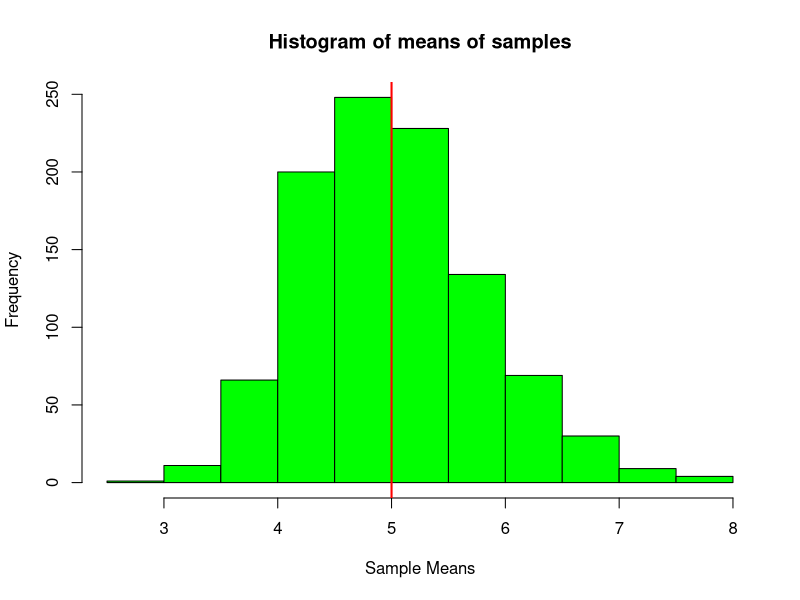
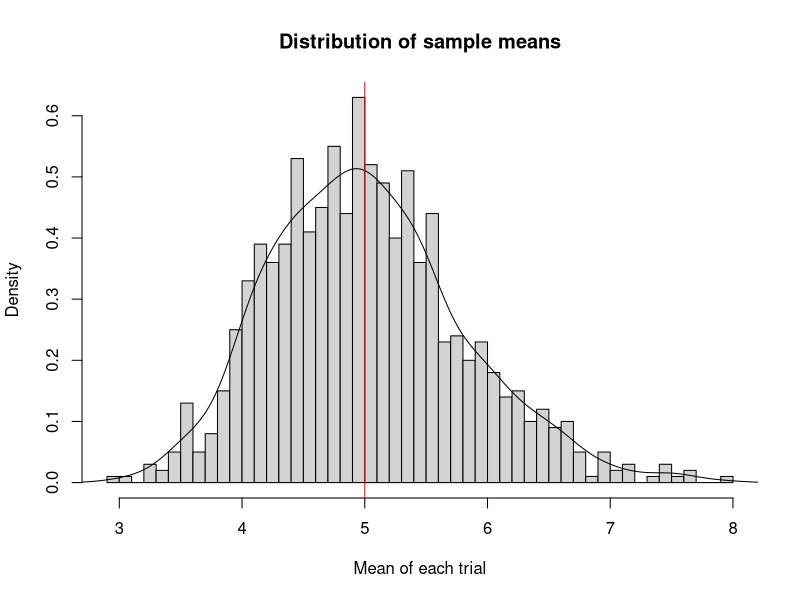

Reproduce these figures in R, in order.
## ---- chunk 1
knitr::opts_chunk$set(echo = TRUE)
## ---- chunk 2
set.seed(800)
n<-1000
samplesize<-40
lambda<-0.2
mns<-vector()
for(i in 1:n){
  mns<-c(mns,mean(rexp(samplesize,rate=lambda)))
}
tmean<-1/lambda
smean<-mean(mns)
hist(mns,col="green",main="Histogram of means of samples",xlab="Sample Means")
abline(v=tmean,col="red",lwd=2)
## ---- chunk 3

tmean-smean
## ---- chunk 4
tvariance<-(1/lambda)^2/samplesize
svariance <- var(mns)
tvariance-svariance
## ---- chunk 5
hist(mns,  xlab="Mean of each trial", ylab = "Density", main="Distribution of sample means", breaks=samplesize, prob=TRUE);lines(density(mns));abline(v = 1/lambda, col = "red")
## ---- chunk 6
tsd<- (1/lambda)/sqrt(samplesize);ssd<-sd(mns);tmean + c(-1,1)*1.96 * tsd/samplesize
## ---- chunk 7
smean +c(-1,1)*1.96*ssd/sqrt(samplesize)
